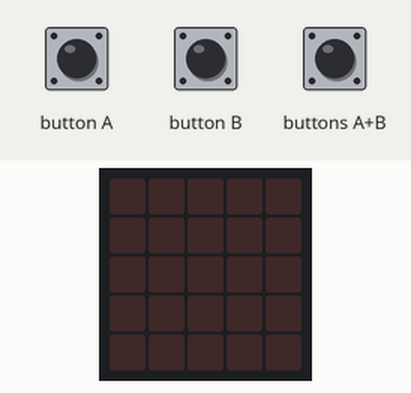
The program below on a simulated BBC micro:bit (MakeCode). Shown: the board's 5×5 LED display. Inputs (shaded band) come from the test bench.

Above: at 1.2 s.
1.3 s: button A pressed for 0.15 s
At 1.8 s:
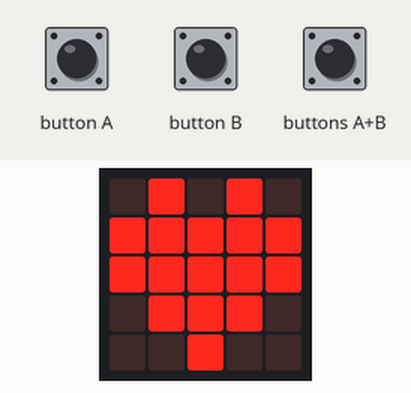
4.4 s: button B pressed for 0.15 s
Timing chart, 0 to 7.4 s (numbered marks = the images above; inputs shaded):
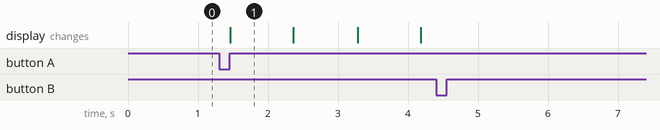

The program:

main.ts
```typescript
input.onButtonPressed(Button.A, function () {
    isflashing = 1
})
input.onButtonPressed(Button.AB, function () {
    if (tijd == 0) {
        tijd = 500
    } else {
        tijd = 0
    }
})
input.onButtonPressed(Button.B, function () {
    isflashing = 0
})
let tijd = 0
let isflashing = 0
isflashing = 0
tijd = 500
basic.forever(function () {
    if (isflashing == 1) {
        basic.showLeds(`
            . # . # .
            # # # # #
            # # # # #
            . # # # .
            . . # . .
            `)
        basic.pause(tijd)
        basic.showLeds(`
            . . . . .
            . . . . .
            . . . . .
            . . . . .
            . . . . .
            `)
        basic.pause(tijd)
    }
})
```

test.ts
```typescript
// tests gaan hier; deze zal niet worden gecompileerd wanneer dit pakket wordt gebruikt als extensie.
```

Measured:
- after the input at 1.3 s, the display: changes after 0.16 s (image 1)
- after the input at 4.4 s, every drawn part: stays the same
- what the display in image 1 shows lasts 0.9 s, from 1.5 s to 2.4 s
